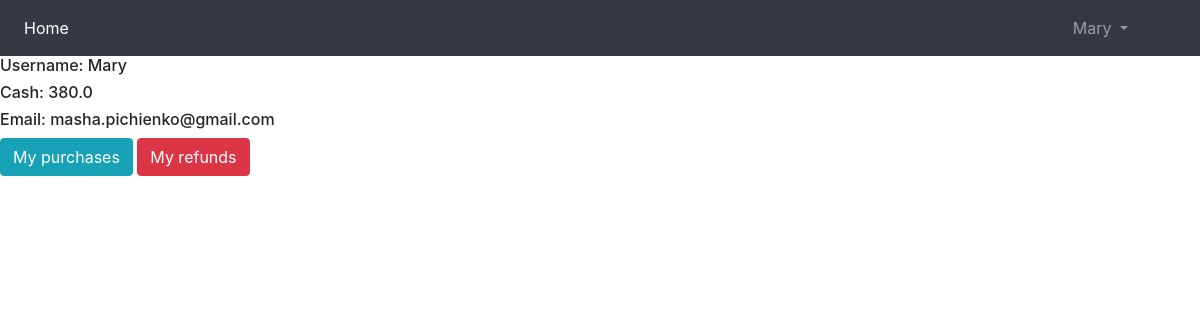
Before: /users/personal/ (signed in) with the older database file.
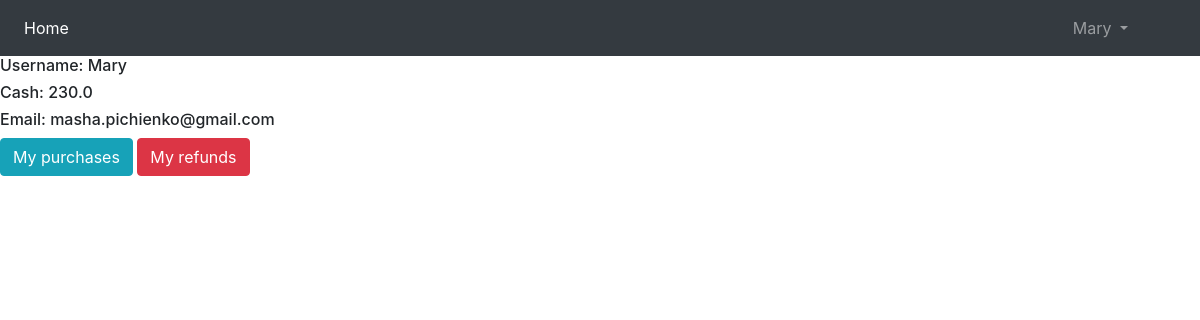
After: the same page with the newer database file.
### users/models.py (models this page shows)
class User(AbstractUser):
    cash = models.FloatField(blank=True, null=True, default=1000)

### users/views.py (the view)
# urls.py: path('personal/', views.user_info, name='user_info'),
def user_info(request):
    form = UserInfo()
    return render(request, 'users/personal_page.html', {'form': form})

### users/templates/users/personal_page.html (shortened to what this page needs)
{% extends 'products/base.html' %}
{% block content %}
<h6> Username: {{ user.username }} </h6>
<h6> Cash: {{ user.cash }} </h6>
<h6> Email: {{ user.email }} </h6>
<a href="{% url 'all_purchases' %}" class="btn btn-info">My purchases</a>
<a href="{% url 'all_refunds' %}" class="btn btn-danger">My refunds</a>
{% endblock %}

### products/templates/products/base.html (shortened to what this page needs)
<!doctype html>
<html lang="en">
<head>
    <link rel="stylesheet" href="https://stackpath.bootstrapcdn.com/bootstrap/4.5.0/css/bootstrap.min.css"
>
</head>
<body>
<nav class="navbar navbar-expand-lg navbar-dark bg-dark">
    <div class="collapse navbar-collapse" id="navbarSupportedContent">
        <ul class="navbar-nav mr-auto">
            <li class="nav-item active">
                <a class="nav-link" href="{% url 'homepage' %}">Home <span class="sr-only">(current)</span></a>
            </li>
        </ul>
        {% if user.is_authenticated %}
            <ul class="navbar-nav mr-5">
                <li class="nav-item dropdown">
                    <a class="nav-link dropdown-toggle" href="#" id="navbarDropdown" role="button"
                       data-toggle="dropdown"
                       aria-haspopup="true" aria-expanded="false">
                        {{ user.username }}
                    </a>
                </li>
            </ul>
        {% else %}
            <a class="nav-link" href="{% url 'login' %}">Login</a> |
            <a class="nav-link" href="{% url 'register' %}">Register</a>
        {% endif %}
    </div>
</nav>
{% block content %}{% endblock %}
</body>
</html>

Changed rows visible on the page:
changed User "Mary": cash "380.0" → "230.0"
